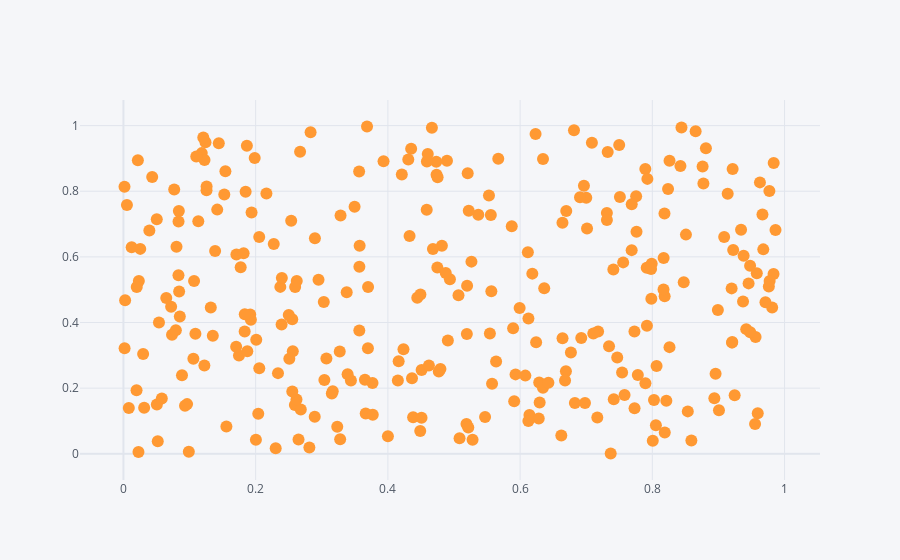

Here is the notebook cell this chart was saved with:
### Code cell
df.iplot(x = 'a' ,y = 'b',mode = 'markers')

### Figure 1 — Plotly figure (JSON) as saved in the notebook; plotly's stock layout.template omitted (floating-point values rounded to 4 significant figures; data arrays with more than 128 entries replaced by an {"elided": "..."} marker saying what was removed)
{"data": [{"line": {"color": "rgba(255, 153, 51, 1.0)", "dash": "solid", "shape": "linear", "width": 1.3}, "marker": {"size": 12, "symbol": "circle"}, "mode": "markers", "name": "b", "text": "", "type": "scatter", "x": {"elided": "300 float values"}, "y": {"elided": "300 float values"}}], "layout": {"legend": {"bgcolor": "#F5F6F9", "font": {"color": "#4D5663"}}, "paper_bgcolor": "#F5F6F9", "plot_bgcolor": "#F5F6F9", "title": {"font": {"color": "#4D5663"}}, "xaxis": {"gridcolor": "#E1E5ED", "showgrid": true, "tickfont": {"color": "#4D5663"}, "title": {"font": {"color": "#4D5663"}, "text": ""}, "zerolinecolor": "#E1E5ED"}, "yaxis": {"gridcolor": "#E1E5ED", "showgrid": true, "tickfont": {"color": "#4D5663"}, "title": {"font": {"color": "#4D5663"}, "text": ""}, "zerolinecolor": "#E1E5ED"}}}
